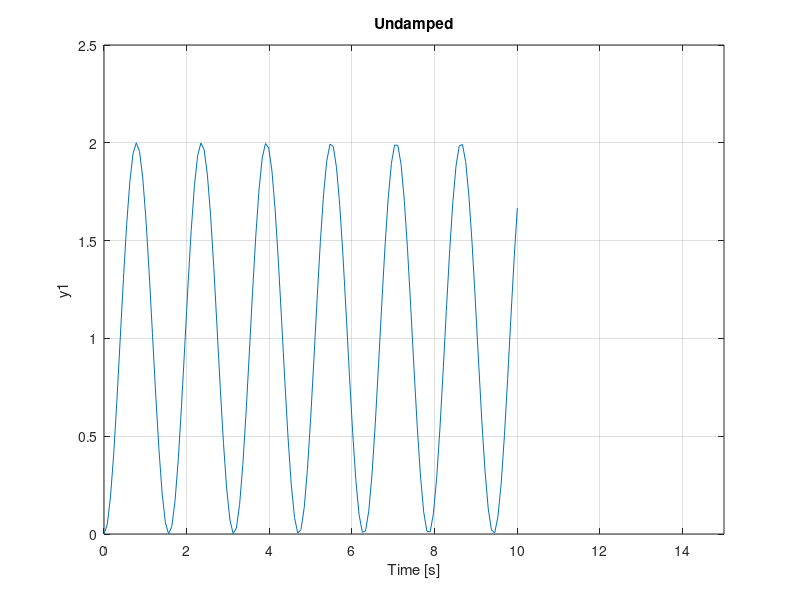

MATLAB code to generate this figure:
%define the constant:
zeta = 0; 
wn = 4; 
%transfer function
num = [0 0 wn^2];
den = [1 2*zeta*wn wn^2];
G = tf(num,den);
step(G)
title('Undamped')
xlim([0 15])
ylim([0 2.5])